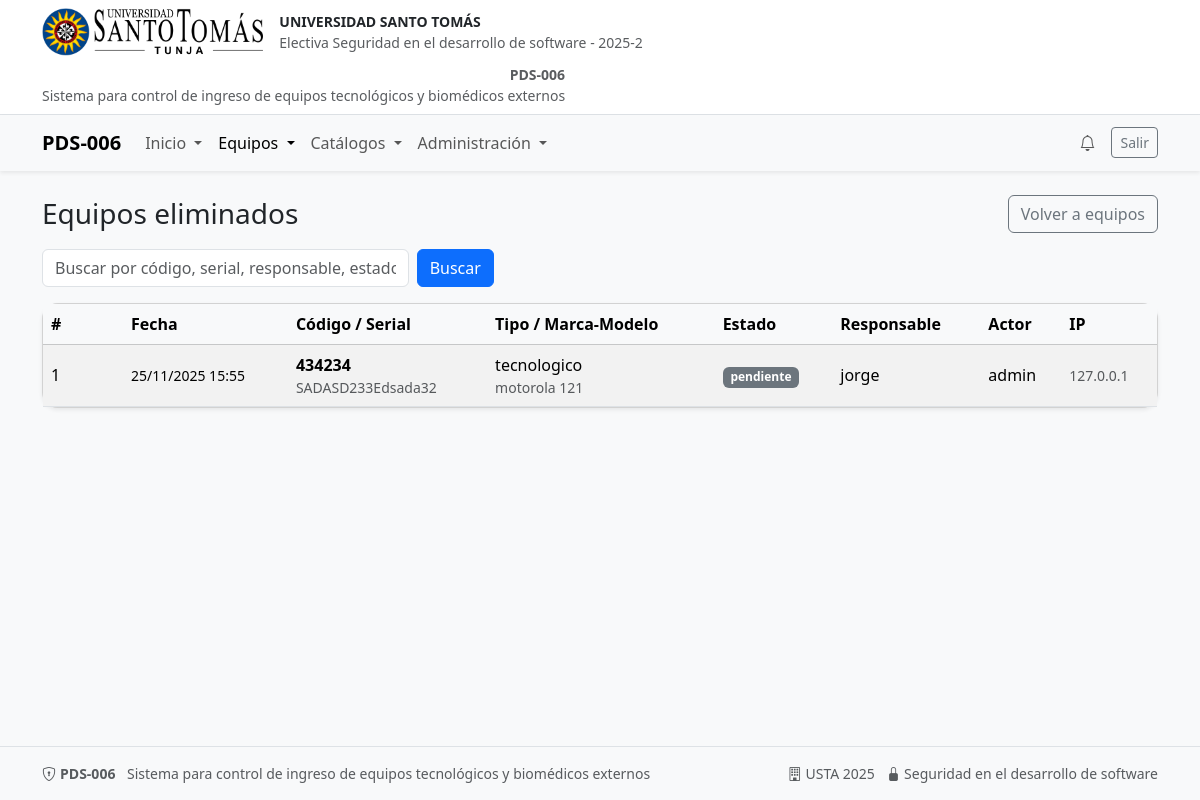
Page /admin/equipos/eliminados (signed in) on the committed database.
### models.py (models this page shows, shortened)
class Base(DeclarativeBase):  # para heredar en los modelos, es decir para hacer el mapeo ORM
    pass # pass es para indicar que no hay nada más que hacer aquí, es un marcador de posición.

class EquipoDeletion(Base):
    __tablename__ = "equipos_deletions"
    id = Column(Integer, primary_key=True)
    equipo_id = Column(Integer, index=True)   # ID que tenía el equipo (no FK)
    codigo_interno = Column(String(100))
    tipo_equipo = Column(String(50))
    marca = Column(String(100))
    modelo = Column(String(100))
    serial = Column(String(120))
    empresa_externa = Column(String(120))
    responsable_entrega = Column(String(120))
    estado = Column(String(50))
    fecha_ingreso = Column(DateTime(timezone=True))
    fecha_salida = Column(DateTime(timezone=True))
    autorizado_por = Column(Integer)  # snapshot del users.id que autorizaba
    observaciones = Column(Text)
    actor_user_id = Column(Integer, ForeignKey("users.id", ondelete="SET NULL"), nullable=True)
    ip = Column(String(45))
    user_agent = Column(String(255))
    created_at = Column(DateTime(timezone=True), server_default=func.now())
    actor = relationship("User", passive_deletes=True)

class User(Base, UserMixin):
    __tablename__ = "users"
    id: Mapped[int] = mapped_column(Integer, primary_key=True, autoincrement=True)
    identificacion: Mapped[str] = mapped_column(
        String(30),
        unique=True,
        nullable=False,
        index=True
    )
    username: Mapped[str] = mapped_column(String(50), unique=True, nullable=False, index=True)
    email: Mapped[str] = mapped_column(String(120), unique=True, nullable=False, index=True)
    password_hash: Mapped[str] = mapped_column(String(255), nullable=False)
    role: Mapped[str] = mapped_column(
        Enum("admin", "usuario"),
        default="usuario",
        nullable=False
    )

### app.py (the view, shortened to what this page needs)
@app.route("/admin/equipos/eliminados") # ---------------------------------- Vista de equipos eliminados (solo admin)
@login_required
@admin_required
def equipos_eliminados():
    db = SessionLocal()
    try:
        q_text = (request.args.get("q") or "").strip().lower()
        page = max(1, int(request.args.get("page", 1)))
        size = min(100, max(10, int(request.args.get("size", 20))))
        Actor = aliased(models.User)
        qry = (db.query(models.EquipoDeletion)
               .outerjoin(Actor, models.EquipoDeletion.actor)
               .options(joinedload(models.EquipoDeletion.actor))
               .order_by(models.EquipoDeletion.id.desc()))
        total = qry.count()
        rows = qry.offset((page-1)*size).limit(size).all()
        return render_template(
            "equipos_deleted.html",
            rows=rows, q=q_text, page=page, size=size, total=total
        )
    finally:
        db.close()

### app.py (called while the page is built)
@login_manager.user_loader # carga el usuario a partir del ID almacenado en la sesión
def load_user(user_id):
    db = SessionLocal()
    try:
        return db.get(User, int(user_id))
    finally:
        db.close()

@app.teardown_appcontext # cerrar sesión de BD al terminar request
def remove_session(exception=None):
    SessionLocal.remove()

@app.template_filter("to_colombia") # filtro Jinja2 para convertir fechas a hora Colombia
def to_colombia(value):
    if not value:
        return "—"
    try:
        if value.tzinfo is None:
            value = value.replace(tzinfo=timezone.utc)
        colombia_tz = timezone(timedelta(hours=-5))
        local_value = value.astimezone(colombia_tz)
        return local_value.strftime("%d/%m/%Y %H:%M")
    except Exception:
        return str(value)

def admin_required(view_func):
    @wraps(view_func)
    def wrapper(*args, **kwargs):
        if not current_user.is_authenticated:
            return login_manager.unauthorized()
        if getattr(current_user, "role", None) != "admin":
            flash("No tienes permisos para esta sección.", "danger")
            return redirect(url_for("dashboard"))
        return view_func(*args, **kwargs)
    return wrapper

@app.context_processor
def inject_photo_url_helpers():
    def photo_url(kind: str, obj_id: int):
        path = f"uploads/{kind}_{obj_id}.png"
        full = os.path.join(app.static_folder, path)
        if os.path.exists(full):
            return url_for('static', filename=path)
        return url_for('static', filename='img/logo.png')
    return dict(photo_url=photo_url)

### templates/equipos_deleted.html (shortened to what this page needs)
{% extends "base.html" %}
{% block content %}
<div class="d-flex justify-content-between align-items-center mb-3">
  <h3 class="m-0">Equipos eliminados</h3>
  <div>
    <a class="btn btn-outline-secondary" href="{{ url_for('equipos_index') }}">Volver a equipos</a>
  </div>
</div>
<form class="row g-2 mb-3" method="get">
  <div class="col-sm-6 col-md-5 col-lg-4">
    <input name="q" value="{{ q or '' }}" class="form-control" placeholder="Buscar por código, serial, responsable, estado…">
  </div>
  <div class="col-auto">
    <button class="btn btn-primary" type="submit">Buscar</button>
  </div>
</form>
<div class="card shadow-sm">
  <div class="card-body p-0">
    <div class="table-responsive">
      <table class="table table-striped align-middle m-0">
        <thead class="table-light">
          <tr>
            <th style="width: 80px">#</th>
            <th>Fecha</th>
            <th>Código / Serial</th>
            <th>Tipo / Marca-Modelo</th>
            <th>Estado</th>
            <th>Responsable</th>
            <th>Actor</th>
            <th>IP</th>
          </tr>
        </thead>
        <tbody>
            {% for r in rows %}
            <tr>
                <td>{{ r.id }}</td>
                <td><small> {{ r.created_at|to_colombia }}</small></td>
                <td>
                <div class="fw-semibold">{{ r.codigo_interno }}</div>
                <div class="text-muted small">{{ r.serial or '—' }}</div>
                </td>
                <td>
                <div>{{ r.tipo_equipo or '—' }}</div>
                <div class="text-muted small">{{ r.marca or '—' }} {{ r.modelo or '' }}</div>
                </td>
                <td><span class="badge text-bg-secondary">{{ r.estado or '—' }}</span></td>
                <td>
                  <div>{{ r.responsable_entrega or '—' }}</div>
                </td>
                <td>{{ r.actor.username if r.actor else '—' }}</td>
                <td><small class="text-muted">{{ r.ip or '—' }}</small></td>
            </tr>
            {% else %}
            <tr><td colspan="8" class="text-center py-4 text-muted">No hay equipos eliminados.</td></tr>
            {% endfor %}
            </tbody>
      </table>
    </div>
  </div>
</div>
{% endblock %}

### static/css/custom.css (style rules this page uses)
.card { border-radius: 1rem; }

### rows in the picture
EquipoDeletion: id "1", created_at|to_colombia "25/11/2025 15:55", codigo_interno "434234", serial "SADASD233Edsada32", tipo_equipo "tecnologico", marca "motorola", modelo "121", estado "pendiente", responsable_entrega "jorge", actor "admin", ip "127.0.0.1"
